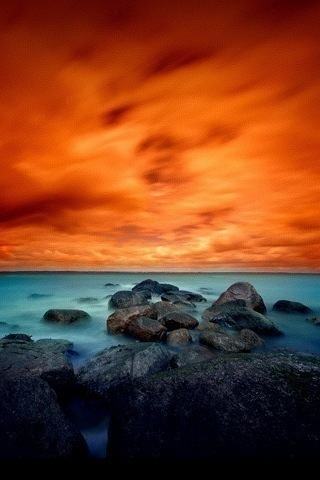
#> input picture sunset.jpg, 320 x 480 px
$ jupyter execute 'task 4.2.ipynb'
#> lines starting #> are read from the running program, lines starting #| are printed output that depends on the picture
[cell 1]
#TASK 4.2- taking two images crop some part of both the images and swap it

[cell 2]
import cv2

[cell 3]
photo1 = cv2.imread('sunset.jpg')
#> photo1 is the input picture: shape (480, 320, 3); mean B, G, R 34.5, 62.7, 123.4
photo2 = cv2.imread('beach2.jpg')
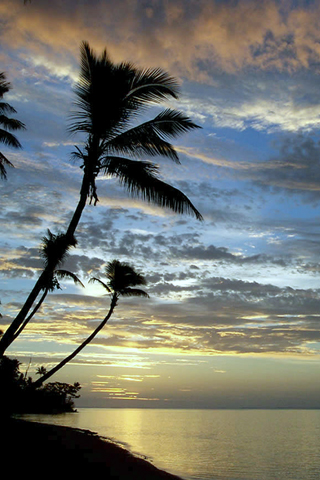
#> input picture beach2.jpg, 320 x 480 px
#> photo2 is the input picture: shape (480, 320, 3); mean B, G, R 112.9, 119, 115.4

[cell 4]
#the two images are here
cv2.imshow('image', photo1)
cv2.imshow('image2', photo2)
cv2.waitKey(0)==13
cv2.destroyAllWindows()

[cell 5]
#cropping image 1
cphoto1= photo1[1:275, 1:321]
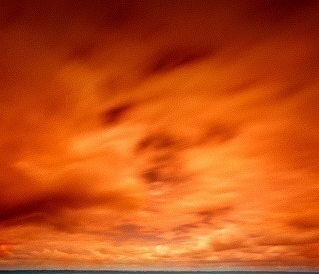
#> cphoto1: shape (274, 319, 3); mean B, G, R 21.4, 77.9, 194.2

cv2.imshow('cropimg1', cphoto1)
cv2.waitKey(0)==13
cv2.destroyAllWindows()

[cell 6]
#cropping image 2
cphoto2= photo2[1:275, 1:321]
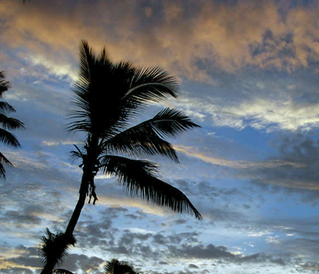
#> cphoto2: shape (274, 319, 3); mean B, G, R 122.4, 115, 107.2

cv2.imshow('image1_swapped', cphoto2)
cv2.waitKey(0)==13
cv2.destroyAllWindows()

[cell 7]
#swapping the cropped image 2 with image 1
img1 = cv2.imread('sunset.jpg')

img1[1:275, 1:321] = cphoto2
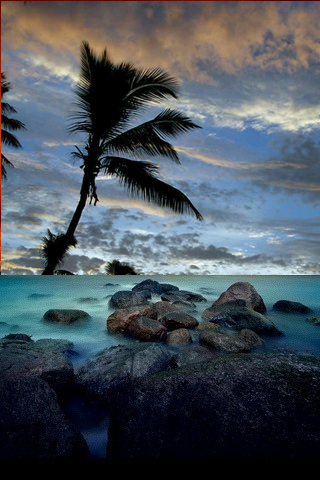
#> img1: shape (480, 320, 3); mean B, G, R 91.9, 83.8, 73.9
cv2.imshow('image1_swapped', img1)
cv2.waitKey(0)==13
cv2.destroyAllWindows()

[cell 8]
#swapping the cropped image 1 with image 2
img2 = cv2.imread('beach2.jpg')

img2[1:275, 1:321] = cphoto1
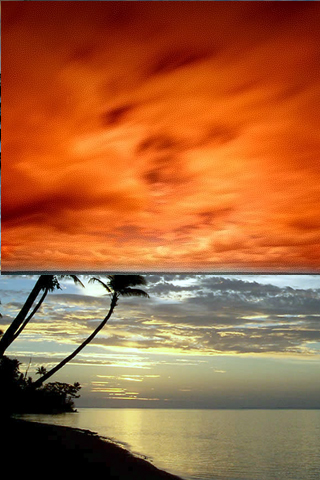
#> img2: shape (480, 320, 3); mean B, G, R 55.4, 97.8, 164.9
cv2.imshow('image1_swapped', img2)
cv2.waitKey(0)==13
cv2.destroyAllWindows()
